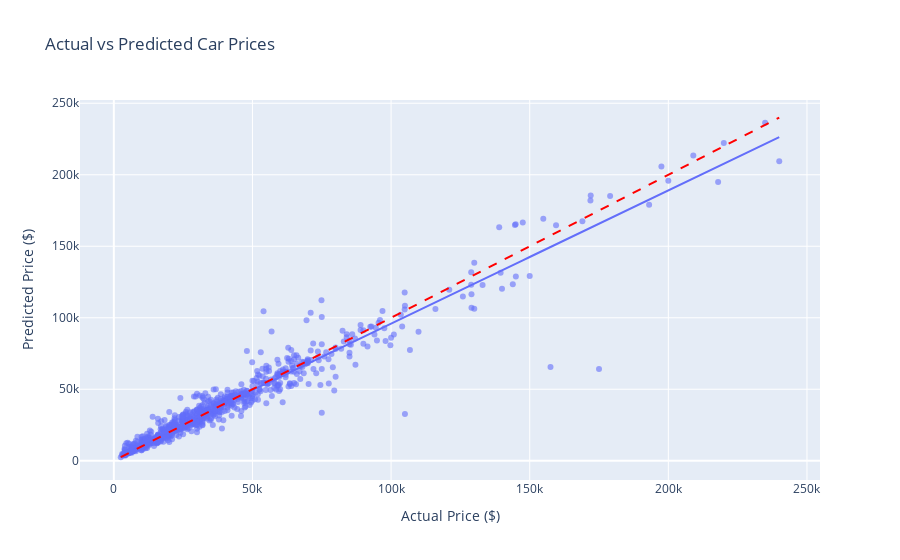

The code cell stored with this chart in its notebook:
### Code cell
import plotly.express as px
import pandas as pd
# Create a DataFrame for comparison
results_df = pd.DataFrame({
    'Actual Price': y_test,
    'Predicted Price': y_pred,
    'Brand': df.loc[y_test.index, 'brand']
})


fig = px.scatter(
    results_df,
    x='Actual Price',
    y='Predicted Price',
    title='Actual vs Predicted Car Prices',
    labels={'Actual Price': 'Actual Price ($)', 'Predicted Price': 'Predicted Price ($)'},
    opacity=0.6,
    trendline="ols",
    hover_name='Brand'
)


fig.add_shape(
    type="line",
    x0=results_df['Actual Price'].min(), y0=results_df['Actual Price'].min(),
    x1=results_df['Actual Price'].max(), y1=results_df['Actual Price'].max(),
    line=dict(color="red", dash="dash"),
    name='Perfect Prediction'
)


fig.show()

### Figure 1 — Plotly figure (JSON) as saved in the notebook; plotly's stock layout.template omitted (floating-point values rounded to 4 significant figures; data arrays with more than 128 entries replaced by an {"elided": "..."} marker saying what was removed)
{"data": [{"hovertemplate": "<b>%{hovertext}</b><br><br>Actual Price ($)=%{x}<br>Predicted Price ($)=%{y}<extra></extra>", "hovertext": {"elided": "792 str values"}, "legendgroup": "", "marker": {"color": "#636efa", "opacity": 0.6, "symbol": "circle"}, "mode": "markers", "name": "", "orientation": "v", "showlegend": false, "type": "scatter", "x": {"elided": "792 int values"}, "xaxis": "x", "y": {"elided": "792 float values"}, "yaxis": "y"}, {"hovertemplate": "<b>OLS trendline</b><br>Predicted Price = 0.931445 * Actual Price + 2753.28<br>R<sup>2</sup>=0.930802<br><br>Actual Price ($)=%{x}<br>Predicted Price ($)=%{y} <b>(trend)</b><extra></extra>", "legendgroup": "", "marker": {"color": "#636efa", "symbol": "circle"}, "mode": "lines", "name": "", "showlegend": false, "type": "scatter", "x": {"elided": "792 int values"}, "xaxis": "x", "y": {"elided": "792 float values"}, "yaxis": "y"}], "layout": {"legend": {"tracegroupgap": 0}, "shapes": [{"line": {"color": "red", "dash": "dash"}, "name": "Perfect Prediction", "type": "line", "x0": 2500, "x1": 240000, "y0": 2500, "y1": 240000}], "title": {"text": "Actual vs Predicted Car Prices"}, "xaxis": {"anchor": "y", "domain": [0, 1], "title": {"text": "Actual Price ($)"}}, "yaxis": {"anchor": "x", "domain": [0, 1], "title": {"text": "Predicted Price ($)"}}}}
